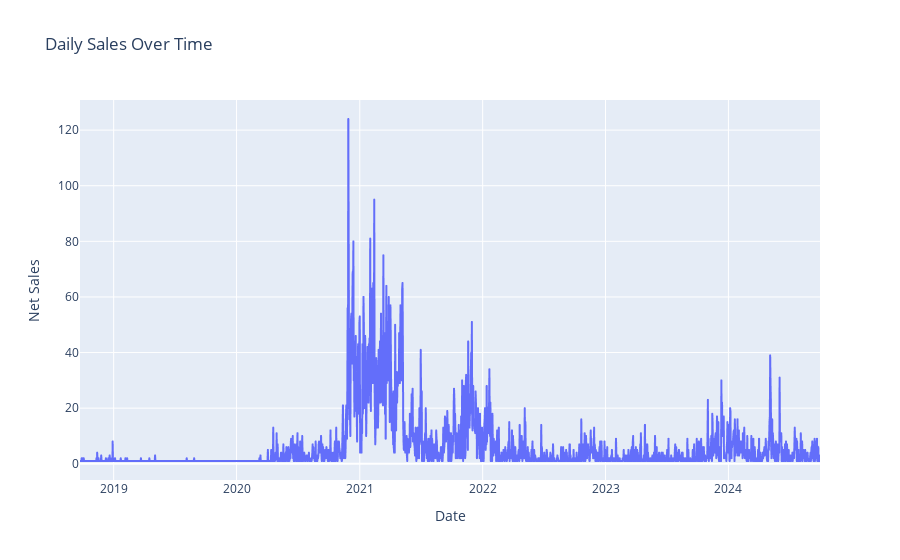

Source (notebook cell):
### Code cell
fig = px.line(daily_sales, x='day', y='count', title='Daily Sales Over Time')
fig.update_layout(
    xaxis_title='Date',
    yaxis_title='Net Sales'
)
fig.show()

### Figure 1 — Plotly figure (JSON) as saved in the notebook; plotly's stock layout.template omitted (floating-point values rounded to 4 significant figures; data arrays with more than 128 entries replaced by an {"elided": "..."} marker saying what was removed)
{"data": [{"hovertemplate": "day=%{x}<br>count=%{y}<extra></extra>", "legendgroup": "", "line": {"color": "#636efa", "dash": "solid"}, "marker": {"symbol": "circle"}, "mode": "lines", "name": "", "showlegend": false, "type": "scattergl", "x": {"elided": "2199 str values"}, "xaxis": "x", "y": {"elided": "2199 int values"}, "yaxis": "y"}], "layout": {"legend": {"tracegroupgap": 0}, "title": {"text": "Daily Sales Over Time"}, "xaxis": {"anchor": "y", "domain": [0, 1], "title": {"text": "Date"}}, "yaxis": {"anchor": "x", "domain": [0, 1], "title": {"text": "Net Sales"}}}}
